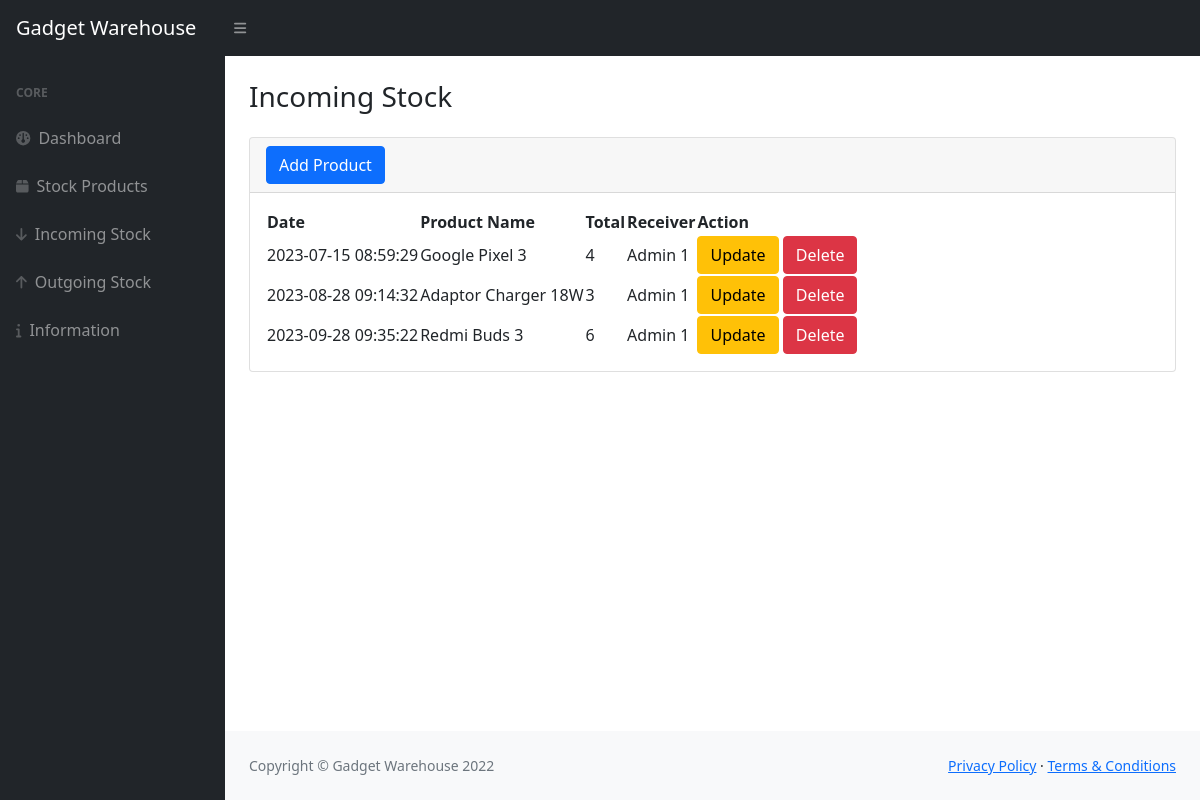
The app's page /in.php with its own data.
### tables this page shows
CREATE TABLE `masuk` (
  `idmasuk` int(11) NOT NULL,
  `idbarang` int(11) NOT NULL,
  `tanggal` timestamp NOT NULL DEFAULT current_timestamp(),
  `keterangan` varchar(25) NOT NULL,
  `qty` int(11) NOT NULL
);

CREATE TABLE `stock` (
  `idbarang` int(11) NOT NULL,
  `namabarang` varchar(25) NOT NULL,
  `deskripsi` varchar(25) NOT NULL,
  `stock` int(11) NOT NULL
);

### in.php (the view, shortened to what this page needs)
<?php
    require 'function.php';
?>
<!DOCTYPE html>
<html lang="en">
<head>
    <link href="https://cdn.jsdelivr.net/npm/simple-datatables@latest/dist/style.css" rel="stylesheet" />
    <link href="css/styles.css" rel="stylesheet" />
</head>
<body class="sb-nav-fixed">
    <nav class="sb-topnav navbar navbar-expand navbar-dark bg-dark">
        <a class="navbar-brand ps-3" href="index.php">Gadget Warehouse</a>
        <button class="btn btn-link btn-sm order-1 order-lg-0 me-4 me-lg-0" id="sidebarToggle" href="#!">
            <i class="fas fa-bars"></i>
        </button>
    </nav>
    <div id="layoutSidenav">
        <div id="layoutSidenav_nav">
            <nav class="sb-sidenav accordion sb-sidenav-dark" id="sidenavAccordion">
                <div class="sb-sidenav-menu">
                    <div class="nav">
                        <div class="sb-sidenav-menu-heading">Core</div>
                        <a class="nav-link" href="index.php">
                            <div class="sb-nav-link-icon"><i class="fas fa-dashboard"></i></div>
                            Dashboard
                        </a>
                        <a class="nav-link" href="stock.php">
                            <div class="sb-nav-link-icon"><i class="fas fa-box"></i></div>
                            Stock Products
                        </a>
                        <a class="nav-link" href="in.php">
                            <div class="sb-nav-link-icon"><i class="fas fa-arrow-down"></i></div>
                            Incoming Stock
                        </a>
                        <a class="nav-link" href="out.php">
                            <div class="sb-nav-link-icon"><i class="fas fa-arrow-up"></i></div>
                            Outgoing Stock
                        </a>
                        <a class="nav-link" href="info.php">
                            <div class="sb-nav-link-icon"><i class="fas fa-info"></i></div>
                            Information
                        </a>
                    </div>
                </div>
            </nav>
        </div>
        <div id="layoutSidenav_content">
            <main>
                <div class="container-fluid px-4">
                    <h2 class="mt-4 fs-3" style="padding-bottom: 15px;">Incoming Stock</h2>
                    <div class="card mb-4">
                        <div class="card-header">
                            <button type="button" class="btn btn-primary" data-bs-toggle="modal" data-bs-target="#exampleModal">
                                Add Product
                            </button>
                        </div>
                        <div class="card-body">
                            <table id="datatablesSimple">
                                <thead>
                                    <tr>
                                        <th>Date</th>
                                        <th>Product Name</th>
                                        <th>Total</th>
                                        <th>Receiver</th>
                                        <th>Action</th>
                                    </tr>
                                </thead>
                                <tbody>
                                <?php
                                    $ambilsemuadatastock = mysqli_query($conn, "SELECT * FROM masuk m, stock s WHERE s.idbarang = m.idbarang");
                                    while($data = mysqli_fetch_array($ambilsemuadatastock)) {
                                        $idm = $data['idmasuk'];
                                        $tanggal = $data['tanggal'];
                                        $namabarang = $data['namabarang'];
                                        $qty = $data['qty'];
                                        $keterangan = $data['keterangan'];
                                    ?>
                                    <tr>
                                        <td><?=$tanggal;?></td>
                                        <td><?=$namabarang;?></td>
                                        <td><?=$qty;?></td>
                                        <td><?=$keterangan;?></td>
                                        <td>
                                            <button type="button" class="btn btn-warning" data-bs-toggle="modal" data-bs-target="#edit<?=$idm;?>">
                                                Update
                                            </button>
                                             <button type="button" class="btn btn-danger" data-bs-toggle="modal" data-bs-target="#delete<?=$idm;?>">
                                                Delete
                                            </button>
                                        </td>
                                    </tr>
                                    <?php
                                    };
                                    ?>
                                </tbody>
                            </table>
                        </div>
                    </div>
                </div>
            </main>
            <footer class="py-4 bg-light mt-auto">
                <div class="container-fluid px-4">
                    <div class="d-flex align-items-center justify-content-between small">
                        <div class="text-muted">Copyright &copy; Gadget Warehouse 2022</div>
                        <div>
                            <a href="#">Privacy Policy</a>
                            &middot;
                            <a href="#">Terms &amp; Conditions</a>
                        </div>
                    </div>
                </div>
            </footer>
        </div>
    </div>
</body>
</html>

### records on screen
masuk: tanggal "2023-07-15 08:59:29", idbarang.namabarang "Google Pixel 3", qty "4", keterangan "Admin 1"
masuk: tanggal "2023-08-28 09:14:32", idbarang.namabarang "Adaptor Charger 18W", qty "3", keterangan "Admin 1"
masuk: tanggal "2023-09-28 09:35:22", idbarang.namabarang "Redmi Buds 3", qty "6", keterangan "Admin 1"
